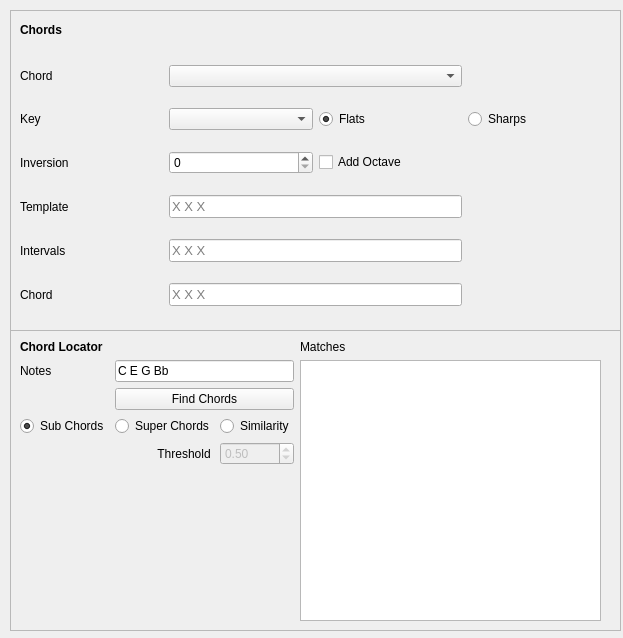
<?xml version="1.0" encoding="UTF-8"?>
<ui version="4.0">
 <class>Form</class>
 <widget class="QWidget" name="Form">
  <property name="geometry">
   <rect>
    <x>0</x>
    <y>0</y>
    <width>623</width>
    <height>638</height>
   </rect>
  </property>
  <property name="windowTitle">
   <string>Form</string>
  </property>
  <widget class="QFrame" name="frame">
   <property name="geometry">
    <rect>
     <x>10</x>
     <y>10</y>
     <width>611</width>
     <height>321</height>
    </rect>
   </property>
   <property name="frameShape">
    <enum>QFrame::StyledPanel</enum>
   </property>
   <property name="frameShadow">
    <enum>QFrame::Raised</enum>
   </property>
   <widget class="QLabel" name="label">
    <property name="geometry">
     <rect>
      <x>10</x>
      <y>10</y>
      <width>69</width>
      <height>20</height>
     </rect>
    </property>
    <property name="font">
     <font>
      <weight>75</weight>
      <bold>true</bold>
     </font>
    </property>
    <property name="text">
     <string>Chords</string>
    </property>
   </widget>
   <widget class="QWidget" name="gridLayoutWidget">
    <property name="geometry">
     <rect>
      <x>10</x>
      <y>40</y>
      <width>591</width>
      <height>275</height>
     </rect>
    </property>
    <layout class="QGridLayout" name="gridLayout">
     <item row="5" column="0">
      <widget class="QLabel" name="label_5">
       <property name="text">
        <string>Template</string>
       </property>
      </widget>
     </item>
     <item row="1" column="0">
      <widget class="QLabel" name="label_2">
       <property name="text">
        <string>Chord</string>
       </property>
      </widget>
     </item>
     <item row="1" column="1" colspan="2">
      <widget class="QComboBox" name="combo_chord_list">
       <property name="toolTip">
        <string>Selects chord form</string>
       </property>
      </widget>
     </item>
     <item row="6" column="1" colspan="2">
      <widget class="QLineEdit" name="line_edit_pattern">
       <property name="font">
        <font>
         <family>Cantarell</family>
         <pointsize>10</pointsize>
         <weight>50</weight>
         <italic>false</italic>
         <bold>false</bold>
        </font>
       </property>
       <property name="toolTip">
        <string>Interval pattern</string>
       </property>
       <property name="readOnly">
        <bool>true</bool>
       </property>
       <property name="placeholderText">
        <string>X X X</string>
       </property>
      </widget>
     </item>
     <item row="2" column="2">
      <widget class="QRadioButton" name="radio_flats">
       <property name="toolTip">
        <string>Display accidentals as flats</string>
       </property>
       <property name="text">
        <string>Flats</string>
       </property>
       <property name="checked">
        <bool>true</bool>
       </property>
      </widget>
     </item>
     <item row="6" column="0">
      <widget class="QLabel" name="label_6">
       <property name="text">
        <string>Intervals</string>
       </property>
      </widget>
     </item>
     <item row="4" column="0">
      <widget class="QLabel" name="label_3">
       <property name="text">
        <string>Inversion</string>
       </property>
      </widget>
     </item>
     <item row="4" column="1">
      <widget class="QSpinBox" name="spin_inversion">
       <property name="toolTip">
        <string>Sets chord inversion</string>
       </property>
       <property name="maximum">
        <number>12</number>
       </property>
      </widget>
     </item>
     <item row="2" column="1">
      <widget class="QComboBox" name="combo_key">
       <property name="toolTip">
        <string>Selects key</string>
       </property>
      </widget>
     </item>
     <item row="7" column="1" colspan="2">
      <widget class="QLineEdit" name="line_edit_chord">
       <property name="font">
        <font>
         <family>Cantarell</family>
         <pointsize>10</pointsize>
         <weight>50</weight>
         <italic>false</italic>
         <bold>false</bold>
        </font>
       </property>
       <property name="toolTip">
        <string>Transposed chord in selected key</string>
       </property>
       <property name="readOnly">
        <bool>true</bool>
       </property>
       <property name="placeholderText">
        <string>X X X</string>
       </property>
      </widget>
     </item>
     <item row="5" column="1" colspan="2">
      <widget class="QLineEdit" name="line_edit_template">
       <property name="font">
        <font>
         <family>Cantarell</family>
         <pointsize>10</pointsize>
         <weight>50</weight>
         <italic>false</italic>
         <bold>false</bold>
        </font>
       </property>
       <property name="toolTip">
        <string>Selected cord template (key of C)</string>
       </property>
       <property name="readOnly">
        <bool>true</bool>
       </property>
       <property name="placeholderText">
        <string>X X X</string>
       </property>
      </widget>
     </item>
     <item row="4" column="2">
      <widget class="QCheckBox" name="check_octave">
       <property name="toolTip">
        <string>Add an octave copy of first note after inversion</string>
       </property>
       <property name="text">
        <string>Add Octave</string>
       </property>
      </widget>
     </item>
     <item row="7" column="0">
      <widget class="QLabel" name="label_7">
       <property name="text">
        <string>Chord</string>
       </property>
      </widget>
     </item>
     <item row="2" column="0">
      <widget class="QLabel" name="label_4">
       <property name="toolTip">
        <string>&lt;html&gt;&lt;head/&gt;&lt;body&gt;
&lt;p&gt;Enter notes to find matching chords.&lt;/p&gt;
&lt;p&gt;Either MIDI keynumbers or note names may be used.&lt;/p&gt;
&lt;p&gt;Names are specified their 'white' key root, an optional accidental, and an optional octave.&lt;/p&gt;
&lt;p&gt;&lt;br/&gt;&lt;/p&gt;
&lt;p&gt;Example e-flat is specified as Eb while d-sharp is D#.&lt;/p&gt;
&lt;p&gt;Octaves are an integer between 0 and 10,   C4 and G#4 are&lt;/p&gt;
&lt;p&gt;two notes in the 4th octave.   Generally the octave values are ignored.&lt;/p&gt;
&lt;/body&gt;&lt;/html&gt;</string>
       </property>
       <property name="text">
        <string>Key</string>
       </property>
      </widget>
     </item>
     <item row="2" column="3">
      <widget class="QRadioButton" name="radio_sharps">
       <property name="toolTip">
        <string>Display accidentals as sharps</string>
       </property>
       <property name="text">
        <string>Sharps</string>
       </property>
      </widget>
     </item>
    </layout>
   </widget>
  </widget>
  <widget class="QFrame" name="frame_2">
   <property name="geometry">
    <rect>
     <x>10</x>
     <y>330</y>
     <width>611</width>
     <height>301</height>
    </rect>
   </property>
   <property name="frameShape">
    <enum>QFrame::StyledPanel</enum>
   </property>
   <property name="frameShadow">
    <enum>QFrame::Raised</enum>
   </property>
   <widget class="QWidget" name="gridLayoutWidget_2">
    <property name="geometry">
     <rect>
      <x>10</x>
      <y>10</y>
      <width>581</width>
      <height>281</height>
     </rect>
    </property>
    <layout class="QGridLayout" name="gridLayout_2">
     <item row="2" column="0">
      <widget class="QLabel" name="label_10">
       <property name="text">
        <string/>
       </property>
      </widget>
     </item>
     <item row="1" column="0">
      <widget class="QLabel" name="label_9">
       <property name="text">
        <string>Notes</string>
       </property>
      </widget>
     </item>
     <item row="0" column="3">
      <widget class="QLabel" name="label_11">
       <property name="text">
        <string>Matches</string>
       </property>
      </widget>
     </item>
     <item row="1" column="1" colspan="2">
      <widget class="QLineEdit" name="line_edit_user_chord">
       <property name="toolTip">
        <string>&lt;html&gt;&lt;head/&gt;&lt;body&gt;&lt;p&gt;Enter notes to find matching chords.&lt;/p&gt;&lt;p&gt;Either MIDI keynumbers or note names may be used.&lt;/p&gt;&lt;p&gt;Names are specified their 'white' key root, an optional&lt;/p&gt;&lt;p&gt;accidental, and an optional octave.&lt;/p&gt;&lt;p&gt;&lt;br/&gt;&lt;/p&gt;&lt;p&gt;Example e-flat is specified as Eb while d-sharp is D#.&lt;/p&gt;&lt;p&gt;Octaves are an integer between 0 and 10,   C4 and G#4 are&lt;/p&gt;&lt;p&gt;two notes in the 4th octave.   Generally the octave values are&lt;/p&gt;&lt;p&gt;ignored.&lt;/p&gt;&lt;/body&gt;&lt;/html&gt;</string>
       </property>
       <property name="text">
        <string>C E G Bb</string>
       </property>
      </widget>
     </item>
     <item row="0" column="0">
      <widget class="QLabel" name="label_8">
       <property name="font">
        <font>
         <weight>75</weight>
         <bold>true</bold>
        </font>
       </property>
       <property name="text">
        <string>Chord Locator</string>
       </property>
      </widget>
     </item>
     <item row="1" column="3" rowspan="5">
      <widget class="QListWidget" name="list_chord_hits">
       <property name="font">
        <font>
         <family>DejaVu Sans Mono</family>
         <weight>50</weight>
         <italic>true</italic>
         <bold>false</bold>
        </font>
       </property>
      </widget>
     </item>
     <item row="3" column="0">
      <widget class="QRadioButton" name="radio_sub">
       <property name="toolTip">
        <string>Match chords which are contained by specified notes.</string>
       </property>
       <property name="text">
        <string>Sub Chords</string>
       </property>
       <property name="checked">
        <bool>true</bool>
       </property>
      </widget>
     </item>
     <item row="3" column="1">
      <widget class="QRadioButton" name="radio_super">
       <property name="toolTip">
        <string>Match chords which contain all of the specified notes.</string>
       </property>
       <property name="text">
        <string>Super Chords</string>
       </property>
      </widget>
     </item>
     <item row="3" column="2">
      <widget class="QRadioButton" name="radio_match">
       <property name="toolTip">
        <string>Returns chords with threshold percent of matching notes.</string>
       </property>
       <property name="text">
        <string>Similarity</string>
       </property>
      </widget>
     </item>
     <item row="4" column="1">
      <widget class="QLabel" name="label_12">
       <property name="text">
        <string>Threshold </string>
       </property>
       <property name="alignment">
        <set>Qt::AlignRight|Qt::AlignTrailing|Qt::AlignVCenter</set>
       </property>
      </widget>
     </item>
     <item row="4" column="2">
      <widget class="QDoubleSpinBox" name="dspin_threshold">
       <property name="enabled">
        <bool>false</bool>
       </property>
       <property name="maximum">
        <double>1.000000000000000</double>
       </property>
       <property name="singleStep">
        <double>0.100000000000000</double>
       </property>
       <property name="value">
        <double>0.500000000000000</double>
       </property>
      </widget>
     </item>
     <item row="5" column="0">
      <spacer name="verticalSpacer">
       <property name="orientation">
        <enum>Qt::Vertical</enum>
       </property>
       <property name="sizeHint" stdset="0">
        <size>
         <width>20</width>
         <height>40</height>
        </size>
       </property>
      </spacer>
     </item>
     <item row="2" column="1" colspan="2">
      <widget class="QPushButton" name="button_find_chords">
       <property name="text">
        <string>Find Chords</string>
       </property>
      </widget>
     </item>
    </layout>
   </widget>
  </widget>
 </widget>
 <resources/>
 <connections/>
</ui>
